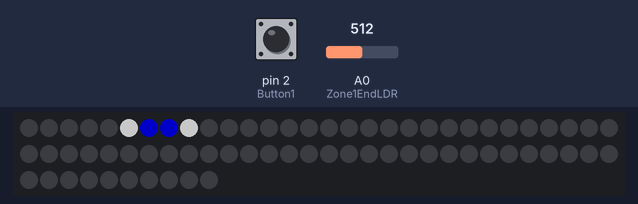
A sketch run on a simulated Arduino Uno, built with avr-gcc and run on an emulated ATmega328P. Shown: 70 RGB LEDs in strip order, left to right, continuing on the next row. The test bench sets the inputs (shaded band); at power-on: pin 2 (Button1) HIGH, A0 (Zone1EndLDR) = 512. Dim RGB values are drawn brighter than linear; what the sketch prints to the serial monitor is not drawn.

Above: at 1.2 s.
1.3 s: pin 2 (Button1) pulled LOW for 0.15 s
2.0 s: pin 2 (Button1) driven LOW
5.0 s: pin 2 (Button1) driven HIGH
Timing chart, 0 to 8.0 s (numbered marks = the images above; inputs shaded):
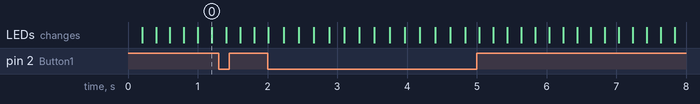

The sketch:

struct_2zone_1vehicle.ino
```cpp
// using the FastLed library
#include <FastLED.h>

// Data for led is at pin 7 on the microcontroller
#define LED_PIN      7
// This is basically the size of the strip, for the one we have 300 is the real maximum
#define NUM_LEDS     70
// On the strip, a vehicle will be 4 leds long.
#define VEHICLE_SIZE 4

// Photoresistor to detect light connected to port A0
#define Zone1EndLDR A0
// Photoresistor to detect light connected to port A1
#define Zone2BeginLDR A1
// Button connected to port 2
#define Button1 2

// FastLed uses a CRGB arry. Each led is a CRGB object. The object is used to make changes to the led's color & brightness
CRGB leds[NUM_LEDS];

// smaller size array for controlling 4 leds at a time (vehicles = pattern1 & pattern2)
CRGB pattern1[VEHICLE_SIZE] = {CRGB::White, CRGB::Blue, CRGB::Blue, CRGB::White};
//CRGB pattern2[VEHICLE_SIZE] = {CRGB::White, CRGB::Red, CRGB::Red, CRGB::White};

// The first pattern begins at led position 1
int pattern1Position = 1;

// The second pattern begins at the end of the strip
//int pattern2Position = NUM_LEDS - VEHICLE_SIZE;

// The third pattern begins on the strip
//int pattern3Position = ...;

// These two variables are responsible for updating the movement. Right now, every 200 ms, the patterns move 1 by 1.
unsigned long lastUpdateTime = 0;
unsigned long updateInterval = 200;

// These are used to time the photoresistor delay around 1000ms
const unsigned long delayDuration = 300; // 1000ms delay

// 1 variable for 2 photoresistors
// zone1end, zone2begin
unsigned long SensorTrip_zone12 = 0;

// zone2end, zone3begin
//unsigned long SensorTrip_zone23 = 0;

// zone3end, zone4begin
//unsigned long SensorTrip_zone34 = 0;

// zone4end, zone5begin
//unsigned long SensorTrip_zone45 = 0;

// zone5end, zone6begin

// zone6end, zone_station_begin

// zone station_end, zone1begin


// These are temporary but are used to stop the leds in the loop() function further down.

bool isStopped=false;
bool pattern1_isStopped=false;
//bool pattern2_isStopped=false;
//bool pattern3_isStopped=false;

// Creating a struct to store information pertaining to block zones
struct Zone_Info {
    bool isOccupied;
    int zoneBegin;
    int zoneEnd;
};

// two zones defined
Zone_Info zone1;
Zone_Info zone2;
//Zone_Info zone3;
//Zone_Info zone4;
//Zone_Info zone5;
//Zone_Info zone6;
//Zone_Info zone_station;


// Finds the Vehicle in Block Zone
int SearchVehicle(int zoneBegin, int zoneEnd)
{
    if(pattern1Position>zoneBegin && pattern1Position<zoneEnd)
    {
      return 1;
    }
    // else if(pattern2Position>zoneBegin && pattern2Position<zoneEnd)
    // {
    //   return 2;
    // }
    // else if(pattern3Position>zoneBegin && pattern3Position<zoneEnd)
    // {
    //   return 3;
    // }
    else
    {
      return 0;
    }
}

// Stops Vehicle in block zone
void StopVehicle(int zoneBegin, int zoneEnd)
{
  //Serial.println("stop function called");

  int vehicle = SearchVehicle(zoneBegin, zoneEnd);

  // no vehicle found in zone
  if(vehicle==0)
  {
    return;
  }
  if(vehicle==1)
  {
    pattern1_isStopped=true;
  }
  // else if(vehicle==2)
  // {
  //   pattern2_isStopped=true;
  // }
  // else if(vehicle==3)
  // {
  //   pattern3_isStopped=true;
  // }
}

// Move Vehicle in Block Zone
void MoveVehicle(int zoneBegin, int zoneEnd)
{
  //Serial.println("move function called");
  int vehicle = SearchVehicle(zoneBegin, zoneEnd);
  if(vehicle==0)
  {
    return;
  }
  if(vehicle==1)
  {
    pattern1_isStopped=false;
  }
  // else if(vehicle==2)
  // {
  //   pattern2_isStopped=false;
  // }
  // else if(vehicle==3)
  // {
  //   pattern3_isStopped=false;
  // }

}

void stopAllVehicles()
{
  isStopped=true;
}
void moveAllVehicles()
{
  isStopped=false;
}

// setting up a few components connected to the microcontroller.
void setup() {

  // init zone1
  zone1.isOccupied=false;
  zone1.zoneBegin=0;
  zone1.zoneEnd=38;

  // init zone2
  zone2.isOccupied=false;
  zone2.zoneBegin=39;
  zone2.zoneEnd=70;

  // We'd need to init zones 3-station

  // Photoresistor 1, sends data to the microcontroller
  pinMode(Zone1EndLDR, INPUT);

  // Photoresistor 2, sends data to the microcontroller
  pinMode(Zone2BeginLDR, INPUT);

  // Button, normally pulled up to 5V. When pressed goes low
  pinMode(Button1, INPUT_PULLUP);

  // Led type: Ws2812B
  FastLED.addLeds<WS2812B, LED_PIN, GRB>(leds, NUM_LEDS);

  // sets the entire strip's brightness to 100. Max: 255
  FastLED.setBrightness(100);

  // serial monitor that is able to send and receive messaages from the microcontroller (for print statements during runtime)
  // Helpful for seeing the real time data from the photoresistors
  Serial.begin(9600);
}

void loop() {

  // Gets the current time in milliseconds since the program began running
  unsigned long currentTime = millis();


  // update pattern every X milliseconds
  if (currentTime - lastUpdateTime >= updateInterval) {

    // clear entire strip. Won't display the clear, only clears Array Data
    FastLED.clear();

      // iterates 4 times
      for (int i = 0; i < VEHICLE_SIZE; i++) {

      // updates the patterns one by one with this logic:
      // get the current position stored in pattern1Position
      // add i to it to get the right part of the vehicle [0][1][2][3][patternPosition][patternPosition+1][patternPosition+2][patternPosition+3][8][9][10]

      // important: this doesn't move the vehicle forward by 1.
      leds[(pattern1Position + i) % NUM_LEDS] = pattern1[i];
      }


    // Same logic, now for pattern 2. If all vehicles can move & the current pattern can move, allow the pattern to be updated.

    //   same logic as pattern1, just now updating pattern2
    //   for (int i = 0; i < VEHICLE_SIZE; i++) {
    //   leds[(pattern2Position + i) % NUM_LEDS] = pattern2[i];
    //   }


    // display the updated pattern to the strip
    FastLED.show();

   if(isStopped==false || pattern1_isStopped==false)
   {
     // This is how it moves forward
      pattern1Position = (pattern1Position + 1) % NUM_LEDS;

   }
   else
   {
      // This is how it stops
      pattern1Position=pattern1Position;
   }
  //  if(isStopped==false || pattern2_isStopped==false)
  //  {
  //     // If the patterns can move, we can update the positions
  //     pattern2Position = (pattern2Position + 1) % NUM_LEDS;
  //  }
  //  else
  //  {
  //     pattern2Position=pattern2Position;
  //  }


    // Update the time
    lastUpdateTime = currentTime;


    // photoresistors read the newly updated position of the LEDS
    // All this does is constantly update the readings from the sensors and prints to the console
    // It does it every 200 ms as well
    // int leftLightValue = analogRead(Zone1EndLDR);
    // int rightLightValue = analogRead(Zone2BeginLDR);
    // Serial.print("Left Photoresistor: ");
    // Serial.print(leftLightValue);
    // Serial.print(" - Right Photoresistor: ");
    // Serial.println(rightLightValue);
  }

  // ZONE LOGIC: make zone busy/clear:

  // 1. Clear Zone 1, Busy Zone 2
  // First Time Sensors Get Tripped
  if (analogRead(Zone1EndLDR) > 1000 && analogRead(Zone2BeginLDR) > 800) {
    // Record the time when the first condition became true
    Serial.println("Sensors Tripped");
    SensorTrip_zone12 = currentTime;
  }

  // Wait for X Milliseconds (delayDuration)
  if (SensorTrip_zone12 != 0 && currentTime - SensorTrip_zone12 >= delayDuration) {
    Serial.println("Delayed For Milliseconds");

    // The delay has elapsed, check if the sensors are still higher than normal
    if (analogRead(Zone1EndLDR) > 700 && analogRead(Zone2BeginLDR) > 700) {

      Serial.println("Sensors still tripped ***");
      // Clear zone 1
      zone1.isOccupied = false;
      Serial.println("zone1 is cleared");
      // busy zone 2
      zone2.isOccupied = true;
      Serial.println("zone2 is busy");

      Serial.println("PATTERN1POSITION");
      Serial.println(pattern1Position);
    }

    // Reset the first condition true time for the next iteration
    SensorTrip_zone12 = 0;
  }

  // 2. Clear Zone 2, Busy Zone 3 (same logic, different variables in some spots)

  // First Time Sensors Get Tripped
  // if (analogRead(Zone2EndLDR) > 1000 && analogRead(Zone3BeginLDR) > 800) {
  //   // Record the time when the first condition became true
  //   Serial.println("Sensors Tripped");
  //   SensorTrip_zone23 = currentTime;
  // }

  // // Wait for X Milliseconds (delayDuration)
  // if (SensorTrip_zone23 != 0 && currentTime - SensorTrip_zone23 >= delayDuration) {
  //   Serial.println("Delayed For Some Milliseconds");

  //   // The delay has elapsed, check if the sensors are still higher than normal
  //   if (analogRead(Zone2EndLDR) > 700 && analogRead(Zone3BeginLDR) > 700) {

  //     Serial.println("Sensors still tripped ***");
  //     // Clear zone 2
  //     zone2.isOccupied = false;
  //     Serial.println("zone2 is cleared");
  //     // busy zone 3
  //     zone3.isOccupied = true;
  //     Serial.println("zone3 is busy");

  //   }

  //   // Reset the first condition true time for the next iteration
  //   SensorTrip_zone23 = 0;
  // }

  // 3. Clear Zone 3, Busy Zone 4

  // 4. Clear Zone 4, Busy Zone 5

  // 5. Clear Zone 5, Busy Zone 6

  // 6. CLear Zone 6, Busy Station

  // 7. Clear Station, Busy Zone 1

  // ZONE LOGIC: Stop and Move Vehicles

  // if the next zone is busy, stop the vehicle in previous zone
  // if the next zone is clear, move the vehicle in previous zone


  // 1. Station Zone

  // if(zone1.isOccupied)
  // {
        // StopVehicle(zone_station_begin, zone_station_end);
  // }
  // else if(!zone1.isOccupied)
  // {
        // MoveVehicle(zone_station_begin, zone_station_begin);
  // }

  // 2. Zone 1

  if(zone2.isOccupied)
  {
    StopVehicle(zone1.zoneBegin,zone1.zoneEnd);
  }
  else if(!zone2.isOccupied)
  {
    MoveVehicle(zone1.zoneBegin,zone1.zoneEnd);
  }

  // 3. Zone 2

  // if(zone3.isOccupied)
  // {
  //   StopVehicle(zone2.zoneBegin,zone2.zoneEnd);
  // }
  // else if(!zone3.isOccupied)
  // {
  //   MoveVehicle(zone2.zoneBegin,zone2.zoneEnd);
  // }

  // 4. Zone 3

  // 5. Zone 4

  // 6. Zone 5

  // 7. Zone 6

  // This just prints a line if a button gets pressed
  if (digitalRead(Button1) == LOW) {
    Serial.println("Button is pressed");
  }


}
```
